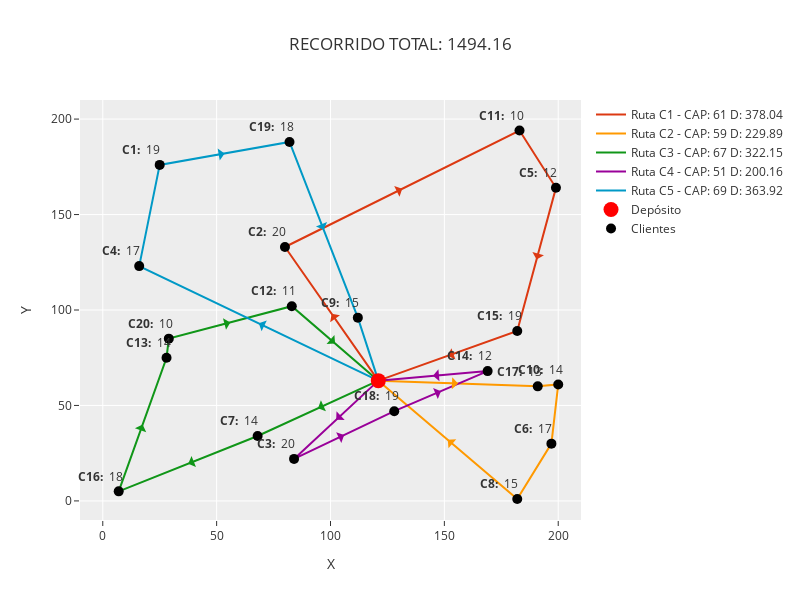

The notebook cell this image was saved under:
### Code cell
fig = go.Figure()

# RUTAS
for id_camion, ruta in rutas.items():
    coords_x = [COORDENADAS[nodo]["x"] for nodo in ruta]
    coords_y = [COORDENADAS[nodo]["y"] for nodo in ruta]
    capacidad_ruta = sum(map(lambda x: DEMANDAS[x] if x != 0 else 0, ruta))
    distancia_ruta = sum([DISTANCIAS[(ruta[i], ruta[i + 1])] for i in range(len(ruta) - 1)])

    fig.add_trace(
        go.Scatter(
            x=coords_x,
            y=coords_y,
            mode="lines",
            line=dict(color=px.colors.qualitative.G10[id_camion % len(px.colors.qualitative.G10)], width=2, dash="solid"),
            name=f"Ruta C{id_camion} - CAP: {capacidad_ruta} D: {distancia_ruta:.2f}",
        )
    )

    # FLECHAS
    for i in range(len(ruta) - 1):
        mid_x = (coords_x[i] + coords_x[i + 1]) / 2
        mid_y = (coords_y[i] + coords_y[i + 1]) / 2
        fig.add_annotation(
            x=mid_x, y=mid_y,
            ax=mid_x - (coords_x[i + 1] - coords_x[i]) * 0.1, ay=mid_y - (coords_y[i + 1] - coords_y[i]) * 0.1,
            xref="x",
            yref="y",
            axref="x",
            ayref="y",
            showarrow=True,
            arrowhead=1,
            arrowsize=2,
            arrowwidth=1,
            arrowcolor=px.colors.qualitative.G10[id_camion % len(px.colors.qualitative.G10)],
        )

# DEPÓSITO
fig.add_trace(
    go.Scatter(
        x=[COORDENADAS[0]["x"]],
        y=[COORDENADAS[0]["y"]],
        mode="markers",
        name="Depósito",
        marker=dict(color="red", size=15),
    )
)

# CLIENTES
fig.add_trace(
    go.Scatter(
        x=[coord["x"] for coord in list(COORDENADAS.values())[1:]],
        y=[coord["y"] for coord in list(COORDENADAS.values())[1:]],
        mode="markers",
        name="Clientes",
        marker=dict(color="black", size=10),
    )
)

for cliente in CLIENTES:
    coord_cliente_x = COORDENADAS[cliente]["x"]
    coord_cliente_y = COORDENADAS[cliente]["y"]
    fig.add_annotation(x=coord_cliente_x - 8, y=coord_cliente_y + 8, text=f"<b>C{cliente}: </b> {DEMANDAS[cliente]}", showarrow=False)


fig.update_layout(
    title=f"RECORRIDO TOTAL: {solver.ObjectiveValue():.2f}",
    xaxis_title="X",
    yaxis_title="Y",
    xaxis=dict(range=[-10, N * 10 + 10]),
    yaxis=dict(range=[-10, N * 10 + 10]),
    width=800,
    height=600,
    template="ggplot2",
)

fig.show()

### Figure 1 — Plotly figure (JSON) as saved in the notebook; plotly's stock layout.template omitted (floating-point values rounded to 4 significant figures)
{"data": [{"line": {"color": "#DC3912", "dash": "solid", "width": 2}, "mode": "lines", "name": "Ruta C1 - CAP: 61 D: 378.04", "type": "scatter", "x": [121, 80, 183, 199, 182, 121], "y": [63, 133, 194, 164, 89, 63]}, {"line": {"color": "#FF9900", "dash": "solid", "width": 2}, "mode": "lines", "name": "Ruta C2 - CAP: 59 D: 229.89", "type": "scatter", "x": [121, 191, 200, 197, 182, 121], "y": [63, 60, 61, 30, 1, 63]}, {"line": {"color": "#109618", "dash": "solid", "width": 2}, "mode": "lines", "name": "Ruta C3 - CAP: 67 D: 322.15", "type": "scatter", "x": [121, 68, 7, 28, 29, 83, 121], "y": [63, 34, 5, 75, 85, 102, 63]}, {"line": {"color": "#990099", "dash": "solid", "width": 2}, "mode": "lines", "name": "Ruta C4 - CAP: 51 D: 200.16", "type": "scatter", "x": [121, 84, 128, 169, 121], "y": [63, 22, 47, 68, 63]}, {"line": {"color": "#0099C6", "dash": "solid", "width": 2}, "mode": "lines", "name": "Ruta C5 - CAP: 69 D: 363.92", "type": "scatter", "x": [121, 16, 25, 82, 112, 121], "y": [63, 123, 176, 188, 96, 63]}, {"marker": {"color": "red", "size": 15}, "mode": "markers", "name": "Depósito", "type": "scatter", "x": [121], "y": [63]}, {"marker": {"color": "black", "size": 10}, "mode": "markers", "name": "Clientes", "type": "scatter", "x": [25, 80, 84, 16, 199, 197, 68, 182, 112, 200, 183, 83, 28, 169, 182, 7, 191, 128, 82, 29], "y": [176, 133, 22, 123, 164, 30, 34, 1, 96, 61, 194, 102, 75, 68, 89, 5, 60, 47, 188, 85]}], "layout": {"annotations": [{"arrowcolor": "#DC3912", "arrowhead": 1, "arrowsize": 2, "arrowwidth": 1, "ax": 104.6, "axref": "x", "ay": 91, "ayref": "y", "showarrow": true, "x": 100.5, "xref": "x", "y": 98, "yref": "y"}, {"arrowcolor": "#DC3912", "arrowhead": 1, "arrowsize": 2, "arrowwidth": 1, "ax": 121.2, "axref": "x", "ay": 157.4, "ayref": "y", "showarrow": true, "x": 131.5, "xref": "x", "y": 163.5, "yref": "y"}, {"arrowcolor": "#DC3912", "arrowhead": 1, "arrowsize": 2, "arrowwidth": 1, "ax": 189.4, "axref": "x", "ay": 182, "ayref": "y", "showarrow": true, "x": 191, "xref": "x", "y": 179, "yref": "y"}, {"arrowcolor": "#DC3912", "arrowhead": 1, "arrowsize": 2, "arrowwidth": 1, "ax": 192.2, "axref": "x", "ay": 134, "ayref": "y", "showarrow": true, "x": 190.5, "xref": "x", "y": 126.5, "yref": "y"}, {"arrowcolor": "#DC3912", "arrowhead": 1, "arrowsize": 2, "arrowwidth": 1, "ax": 157.6, "axref": "x", "ay": 78.6, "ayref": "y", "showarrow": true, "x": 151.5, "xref": "x", "y": 76, "yref": "y"}, {"arrowcolor": "#FF9900", "arrowhead": 1, "arrowsize": 2, "arrowwidth": 1, "ax": 149, "axref": "x", "ay": 61.8, "ayref": "y", "showarrow": true, "x": 156, "xref": "x", "y": 61.5, "yref": "y"}, {"arrowcolor": "#FF9900", "arrowhead": 1, "arrowsize": 2, "arrowwidth": 1, "ax": 194.6, "axref": "x", "ay": 60.4, "ayref": "y", "showarrow": true, "x": 195.5, "xref": "x", "y": 60.5, "yref": "y"}, {"arrowcolor": "#FF9900", "arrowhead": 1, "arrowsize": 2, "arrowwidth": 1, "ax": 198.8, "axref": "x", "ay": 48.6, "ayref": "y", "showarrow": true, "x": 198.5, "xref": "x", "y": 45.5, "yref": "y"}, {"arrowcolor": "#FF9900", "arrowhead": 1, "arrowsize": 2, "arrowwidth": 1, "ax": 191, "axref": "x", "ay": 18.4, "ayref": "y", "showarrow": true, "x": 189.5, "xref": "x", "y": 15.5, "yref": "y"}, {"arrowcolor": "#FF9900", "arrowhead": 1, "arrowsize": 2, "arrowwidth": 1, "ax": 157.6, "axref": "x", "ay": 25.8, "ayref": "y", "showarrow": true, "x": 151.5, "xref": "x", "y": 32, "yref": "y"}, {"arrowcolor": "#109618", "arrowhead": 1, "arrowsize": 2, "arrowwidth": 1, "ax": 99.8, "axref": "x", "ay": 51.4, "ayref": "y", "showarrow": true, "x": 94.5, "xref": "x", "y": 48.5, "yref": "y"}, {"arrowcolor": "#109618", "arrowhead": 1, "arrowsize": 2, "arrowwidth": 1, "ax": 43.6, "axref": "x", "ay": 22.4, "ayref": "y", "showarrow": true, "x": 37.5, "xref": "x", "y": 19.5, "yref": "y"}, {"arrowcolor": "#109618", "arrowhead": 1, "arrowsize": 2, "arrowwidth": 1, "ax": 15.4, "axref": "x", "ay": 33, "ayref": "y", "showarrow": true, "x": 17.5, "xref": "x", "y": 40, "yref": "y"}, {"arrowcolor": "#109618", "arrowhead": 1, "arrowsize": 2, "arrowwidth": 1, "ax": 28.4, "axref": "x", "ay": 79, "ayref": "y", "showarrow": true, "x": 28.5, "xref": "x", "y": 80, "yref": "y"}, {"arrowcolor": "#109618", "arrowhead": 1, "arrowsize": 2, "arrowwidth": 1, "ax": 50.6, "axref": "x", "ay": 91.8, "ayref": "y", "showarrow": true, "x": 56, "xref": "x", "y": 93.5, "yref": "y"}, {"arrowcolor": "#109618", "arrowhead": 1, "arrowsize": 2, "arrowwidth": 1, "ax": 98.2, "axref": "x", "ay": 86.4, "ayref": "y", "showarrow": true, "x": 102, "xref": "x", "y": 82.5, "yref": "y"}, {"arrowcolor": "#990099", "arrowhead": 1, "arrowsize": 2, "arrowwidth": 1, "ax": 106.2, "axref": "x", "ay": 46.6, "ayref": "y", "showarrow": true, "x": 102.5, "xref": "x", "y": 42.5, "yref": "y"}, {"arrowcolor": "#990099", "arrowhead": 1, "arrowsize": 2, "arrowwidth": 1, "ax": 101.6, "axref": "x", "ay": 32, "ayref": "y", "showarrow": true, "x": 106, "xref": "x", "y": 34.5, "yref": "y"}, {"arrowcolor": "#990099", "arrowhead": 1, "arrowsize": 2, "arrowwidth": 1, "ax": 144.4, "axref": "x", "ay": 55.4, "ayref": "y", "showarrow": true, "x": 148.5, "xref": "x", "y": 57.5, "yref": "y"}, {"arrowcolor": "#990099", "arrowhead": 1, "arrowsize": 2, "arrowwidth": 1, "ax": 149.8, "axref": "x", "ay": 66, "ayref": "y", "showarrow": true, "x": 145, "xref": "x", "y": 65.5, "yref": "y"}, {"arrowcolor": "#0099C6", "arrowhead": 1, "arrowsize": 2, "arrowwidth": 1, "ax": 79, "axref": "x", "ay": 87, "ayref": "y", "showarrow": true, "x": 68.5, "xref": "x", "y": 93, "yref": "y"}, {"arrowcolor": "#0099C6", "arrowhead": 1, "arrowsize": 2, "arrowwidth": 1, "ax": 19.6, "axref": "x", "ay": 144.2, "ayref": "y", "showarrow": true, "x": 20.5, "xref": "x", "y": 149.5, "yref": "y"}, {"arrowcolor": "#0099C6", "arrowhead": 1, "arrowsize": 2, "arrowwidth": 1, "ax": 47.8, "axref": "x", "ay": 180.8, "ayref": "y", "showarrow": true, "x": 53.5, "xref": "x", "y": 182, "yref": "y"}, {"arrowcolor": "#0099C6", "arrowhead": 1, "arrowsize": 2, "arrowwidth": 1, "ax": 94, "axref": "x", "ay": 151.2, "ayref": "y", "showarrow": true, "x": 97, "xref": "x", "y": 142, "yref": "y"}, {"arrowcolor": "#0099C6", "arrowhead": 1, "arrowsize": 2, "arrowwidth": 1, "ax": 115.6, "axref": "x", "ay": 82.8, "ayref": "y", "showarrow": true, "x": 116.5, "xref": "x", "y": 79.5, "yref": "y"}, {"showarrow": false, "text": "<b>C1: </b> 19", "x": 17, "y": 184}, {"showarrow": false, "text": "<b>C2: </b> 20", "x": 72, "y": 141}, {"showarrow": false, "text": "<b>C3: </b> 20", "x": 76, "y": 30}, {"showarrow": false, "text": "<b>C4: </b> 17", "x": 8, "y": 131}, {"showarrow": false, "text": "<b>C5: </b> 12", "x": 191, "y": 172}, {"showarrow": false, "text": "<b>C6: </b> 17", "x": 189, "y": 38}, {"showarrow": false, "text": "<b>C7: </b> 14", "x": 60, "y": 42}, {"showarrow": false, "text": "<b>C8: </b> 15", "x": 174, "y": 9}, {"showarrow": false, "text": "<b>C9: </b> 15", "x": 104, "y": 104}, {"showarrow": false, "text": "<b>C10: </b> 14", "x": 192, "y": 69}, {"showarrow": false, "text": "<b>C11: </b> 10", "x": 175, "y": 202}, {"showarrow": false, "text": "<b>C12: </b> 11", "x": 75, "y": 110}, {"showarrow": false, "text": "<b>C13: </b> 14", "x": 20, "y": 83}, {"showarrow": false, "text": "<b>C14: </b> 12", "x": 161, "y": 76}, {"showarrow": false, "text": "<b>C15: </b> 19", "x": 174, "y": 97}, {"showarrow": false, "text": "<b>C16: </b> 18", "x": -1, "y": 13}, {"showarrow": false, "text": "<b>C17: </b> 13", "x": 183, "y": 68}, {"showarrow": false, "text": "<b>C18: </b> 19", "x": 120, "y": 55}, {"showarrow": false, "text": "<b>C19: </b> 18", "x": 74, "y": 196}, {"showarrow": false, "text": "<b>C20: </b> 10", "x": 21, "y": 93}], "height": 600, "title": {"text": "RECORRIDO TOTAL: 1494.16"}, "width": 800, "xaxis": {"range": [-10, 210], "title": {"text": "X"}}, "yaxis": {"range": [-10, 210], "title": {"text": "Y"}}}}
